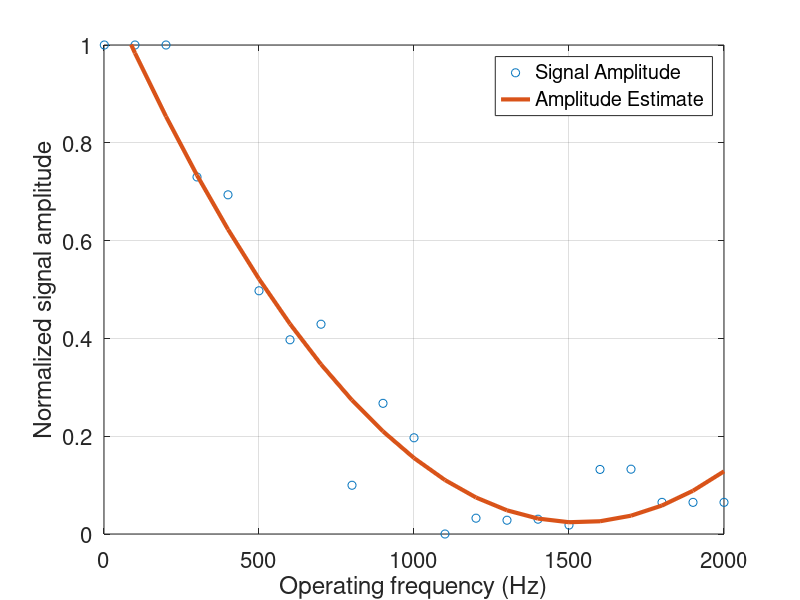

Here is the MATLAB script that generated this plot:
% amplitude
amplitude = [1985 1985 1985 1468 1398 1022 830 891 260 581 446 69 131 123 127 104 322 323 193 193 193];
frequency = [1 100 200 300 400 500 600 700 800 900 1000 1100 1200 1300 1400 1500 1600 1700 1800 1900 2000];
amplitude= (amplitude -min(amplitude))/(max(amplitude)-min(amplitude))
p = polyfit(frequency,amplitude,3); 
f = polyval(p, frequency); 
plot(frequency,amplitude,'o',frequency,f, 'Markersize',10, 'Linewidth', 3) 
hold on
grid on
ylim([0 1])
plotnumber =0;
set(gca, 'fontsize', 16)
set(gcf, 'Position', [300+plotnumber*50 240+plotnumber*20 600 400]);
%set(gca,'fontsize', 25);
xlabel('Operating frequency (Hz)')
ylabel('Normalized signal amplitude')
legend('Signal Amplitude', 'Amplitude Estimate')
